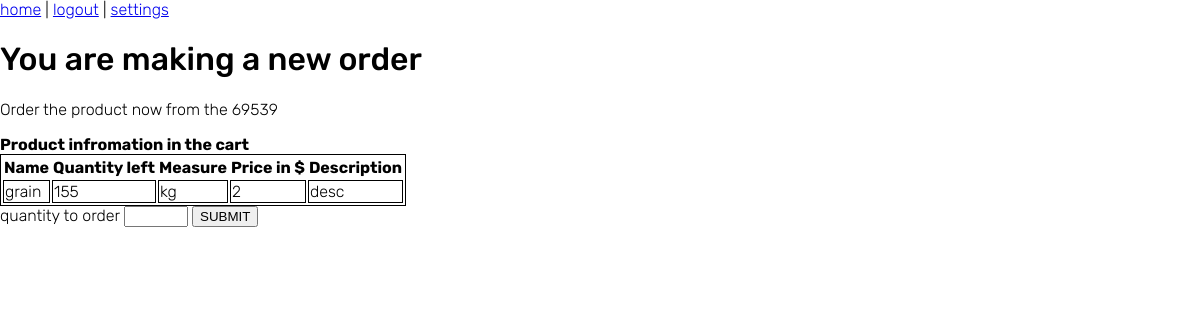
/buy/68257/69539 (signed in), run on the app's committed database.
### tables this page shows
CREATE TABLE products(elevator_id int, name text, product_id int, quantity_available int, measure varchar(255), price int, description text);

### app.py (the view, shortened to what this page needs)
@app.route('/buy/<int:product_id>/<int:elevator_id>', methods=['GET', 'POST'])
def buy(product_id, elevator_id):
    if 'username' in session:
        if session['elevator'] == False:
            farmer_id = session['user_id']
            result = getProductInformation(product_id, elevator_id)
            return render_template('buy.html', product_id=product_id,
                elevator_id=elevator_id, farmer_id=farmer_id, name=result[1],
                quantity_available=result[3], measure=result[4],
                price=result[5], description=result[6])

### helper.py (called while the page is built)
def getProductInformation(product_id, elevator_id):
    con = lite.connect('base.db')
    cur = con.cursor()
    cur.execute(f"SELECT * from products WHERE elevator_id='{elevator_id}' AND product_id='{product_id}';")
    result = cur.fetchall()
    if not result:
        result = []
    else:
        result = ['' if x is None else x for x in result]
    cur.close()
    return result[0]

### templates/buy.html (shortened to what this page needs)
<!doctype html>
<head>
  <link rel= "stylesheet" type= "text/css" href= "{{ url_for('static', filename='main.css') }}">
</head>
<nav>
    <a href="/home">home</a> |
    <a href="/logout">logout</a> |
    <a href="/settings-farmer">settings</a>
</nav>
<h1>You are making a new order</h1>
<p>Order the product now from the {{elevator_id}}</p>
<b>Product infromation in the cart</b>
<table style="border: 1px solid;">
    <thead>
      <tr>
        <th>Name</th>
        <th>Quantity left</th>
        <th>Measure</th>
        <th>Price in $</th>
        <th>Description</th>
      </tr>
    </thead>
    <tr>
        <td style="border: 1px solid;">{{name}}</td>
        <td style="border: 1px solid;">{{quantity_available}}</td>
        <td style="border: 1px solid;">{{measure}}</td>
        <td style="border: 1px solid;">{{price}}</td>
        <td style="border: 1px solid;">{{description}}</td>
    </tr>
</table>
<form action="{{ url_for('submit_order', product_id=product_id, elevator_id=elevator_id, farmer_id=farmer_id) }}" method="POST">
    <label>quantity to order</label>
    <input type="number" name="quantity" min="0" max={{quantity_available}}>
    <button type="submit">SUBMIT</button>
</form>

### static/css/main.css (style rules this page uses)
body, p { font-family: 'Rubik', sans-serif; font-weight: 300; }
h1, h2, h3, h4, h5, h6 { font-family: 'Rubik', sans-serif; font-weight: 500; }

### data on the page
products: name "grain", measure "kg", description "desc"

### other printed values
{{ elevator_id }} "69539"
{{ quantity_available }} "155"
{{ price }} "2"
